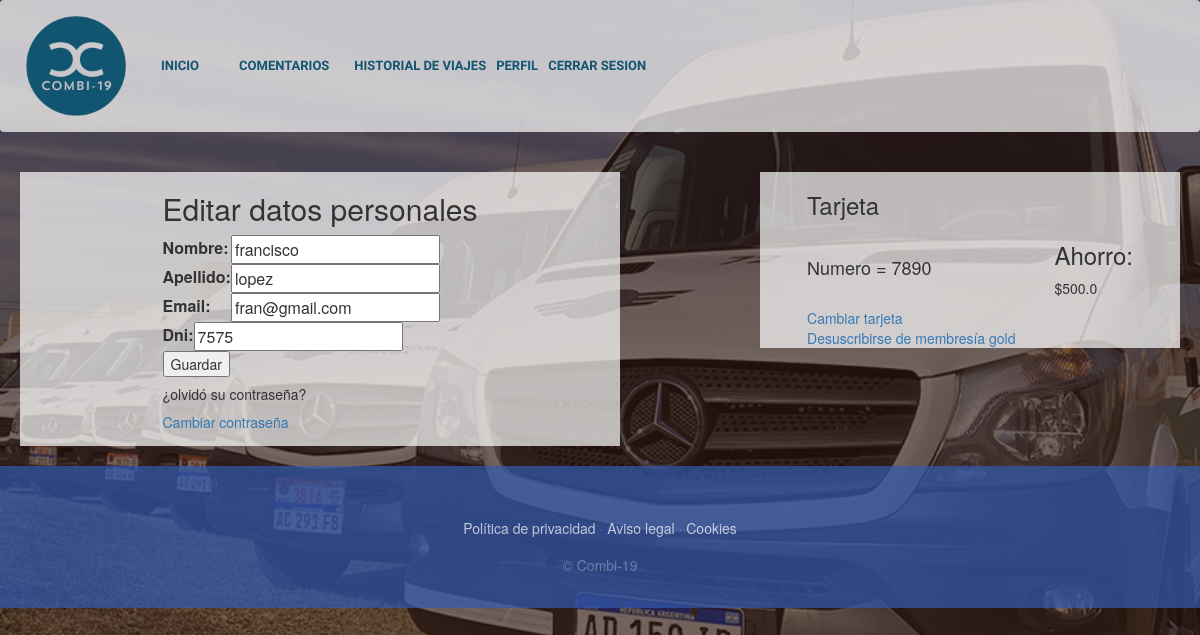
The page /Perfil/ (signed in) on the database its author committed.
### PaginaDePruebaApp/models.py (models this page shows, shortened)
class User(AbstractUser):
    username=None
    email=models.EmailField(_('email address'), unique=True)
    USERNAME_FIELD='email'
    REQUIRED_FIELDS = []
    objects=CustomUserManager()
    esCliente=models.BooleanField(default=False)
    esChofer=models.BooleanField(default=False)
    class Meta:
        verbose_name="Usuario"
        verbose_name_plural="Usuarios"

class Cliente(models.Model):
    user=models.OneToOneField(User, on_delete=models.CASCADE, primary_key=True)
    dni= models.IntegerField(null= True, blank = False)
    suspendido=models.BooleanField(default=False)
    testRealizado=models.ManyToManyField(Viaje,default=None,null=True,through='TestRealizadoCliente')
    esGold=models.BooleanField(default=False)
    ahorro=models.FloatField(default=0)
    tarjeta=models.OneToOneField(Tarjeta, on_delete=models.SET_NULL, null=True, default=None)
    class Meta:
        verbose_name="Cliente"
        verbose_name_plural="Clientes"

class Tarjeta(models.Model):
    nro=models.IntegerField()
    fechaVto=models.DateTimeField()
    codigo=models.IntegerField()
    class Meta:
        verbose_name="Tarjeta"
        verbose_name_plural="Tarjetas"

### PaginaDePruebaApp/views.py (the view)
# urls.py: path('Perfil/', views.Perfil,name = "Perfil"),
def Perfil(request):
    cliente=Cliente.objects.get(user_id=request.user.id)
    usuario = User.objects.filter(id= request.user.id).first()
    if request.method == "POST":
        form = EditarForm(request.POST, instance= usuario)
        form2 = EditarDniForm(request.POST, instance = cliente)
        if form.is_valid():
            if form2.is_valid():
                diccionario=form2.cleaned_data
                if diccionario["dni"] >= 0:
                    form.save()
                    form2.save()
                    return render(request,"PaginaDePruebaApp/perfil.html", {"form": form,"persona":cliente,"form2":form2,"cliente":cliente})
                else:
                    msg ="El dni debe ser un numero positivo"    ## Mensaje de error
                    form2.add_error("dni", msg)
                    return render(request,"PaginaDePruebaApp/perfil.html", {"form": form,"persona":cliente,"form2":form2,"cliente":cliente})
            else:
                return render(request,"PaginaDePruebaApp/perfil.html", {"form": form,"persona":cliente,"form2":form2,"cliente":cliente})
        else:
            return render(request,"PaginaDePruebaApp/perfil.html", {"form": form,"persona":cliente,"form2":form2,"cliente":cliente})
    else:
        form = EditarForm(instance = usuario)
        form2 = EditarDniForm(instance = cliente)
        return render(request, "PaginaDepruebaApp/perfil.html", {"form": form, "persona":cliente,"form2":form2,"cliente":cliente})

### PaginaDePruebaApp/forms.py
class EditarForm(forms.ModelForm):
    first_name= forms.CharField(label='Nombre', max_length=30,widget=forms.TextInput())
    last_name= forms.CharField(label='Apellido',max_length=30,widget=forms.TextInput())
    email = forms.EmailField()
    class Meta:
        model = get_user_model()
        fields= ['first_name','last_name', 'email']
    def __init__(self ,*args, **kwargs):
        super(EditarForm, self).__init__(*args, **kwargs)

class EditarDniForm(forms.ModelForm):
    dni = forms.IntegerField()
    class Meta:
        model = get_user_model()
        fields = ['dni']

### PaginaDePruebaApp/templates/PaginaDePruebaApp/perfil.html (shortened to what this page needs)
{% extends "PaginaDePruebaApp/base.html" %}
{% load static %}
{% block content %}
<div class="formPerfil">
    <form class="perfil" action="" method="post">
        <h2>Editar datos personales </h2>
        <table> {{form.as_table}} </table>
        <table> {{form2.as_table}} </table>
        <input type="button" value="Guardar" onclick="submitForms()" />
        <h5> ¿olvidó su contraseña? </h5>
        <a href = "{% url 'CambiarContrasena' user.id %}">Cambiar contraseña</a>
    </form>
</div>
<div class="infoGold">
    {% if persona.esGold %}
        <div>
            <h3>Tarjeta</h3>
            <br>
            <h4>Numero = {{ persona.tarjeta.nro }}</h4>
            <br>
            <a href="{% url 'CambioTarjeta' %}">Cambiar tarjeta</a>
            <br>
            <a href="{% url 'ConfirmacionBajaMembresia' %}">Desuscribirse de membresía gold</a>
        </div>
        <div>
            <h3>Ahorro:</h3>
            ${{persona.ahorro}}
        </div>
    {% endif %}
 </div>
{% endblock %}

### PaginaDePruebaApp/static/PaginaDePruebaApp/css/gestion.css (style rules this page uses)
body { font-family: 'Lora'; background: linear-gradient(rgba(47, 23, 15, 0.65), rgba(47, 23, 15, 0.65)), url("../img/fondo.jpg"); background-attachment: fixed; background-position: center; background-size: cover; }
h1, h2, h3, h4, h5, h6 { font-family: 'Raleway'; }
.formPerfil { width: 50%; height: max-content; display: flex; align-items: center; justify-content: center; float: left; flex-flow: row wrap; background-color: rgba(255, 255, 255,0.7); margin: 20px 20px; }
.infoGold { width: 35%; display: flex; align-items: center; justify-content: center; float: right; flex-flow: row wrap; background-color: rgba(255, 255, 255,0.7); margin: 20px 20px; }

### rows shown on the page
User: first_name "francisco", last_name "lopez", email "fran@gmail.com"
Cliente: tarjeta.nro "7890", ahorro "500.0"
